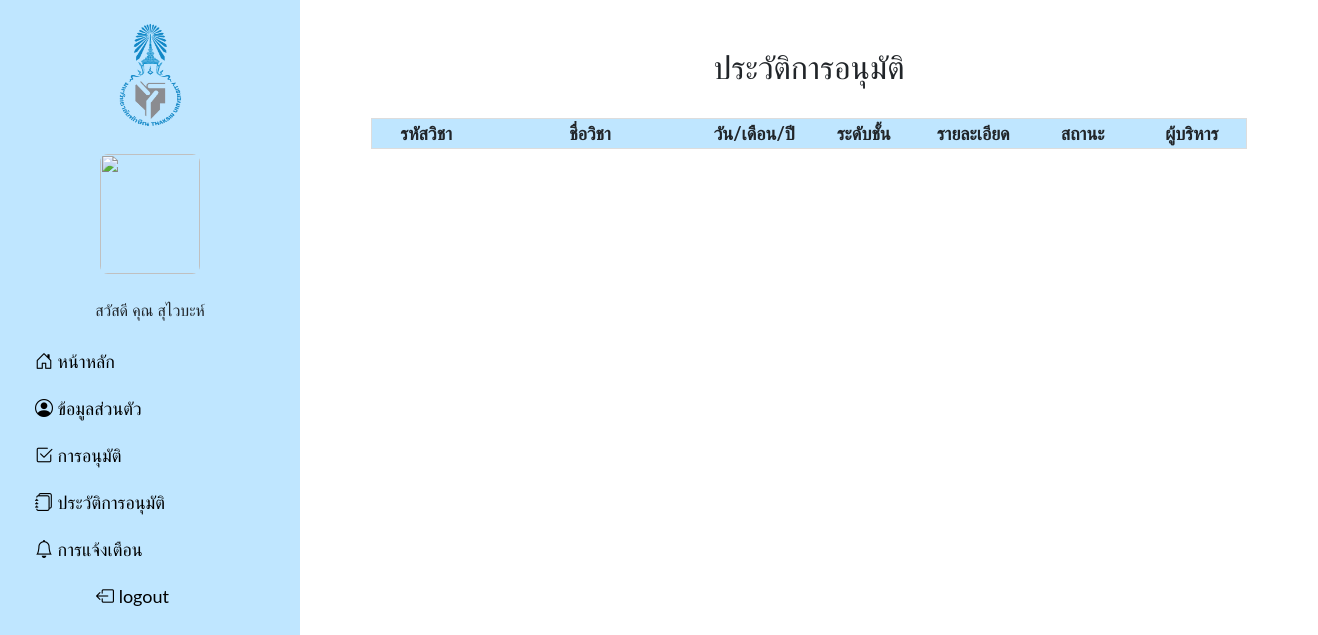
The page /h_history.php (signed in) on the database as committed earlier.
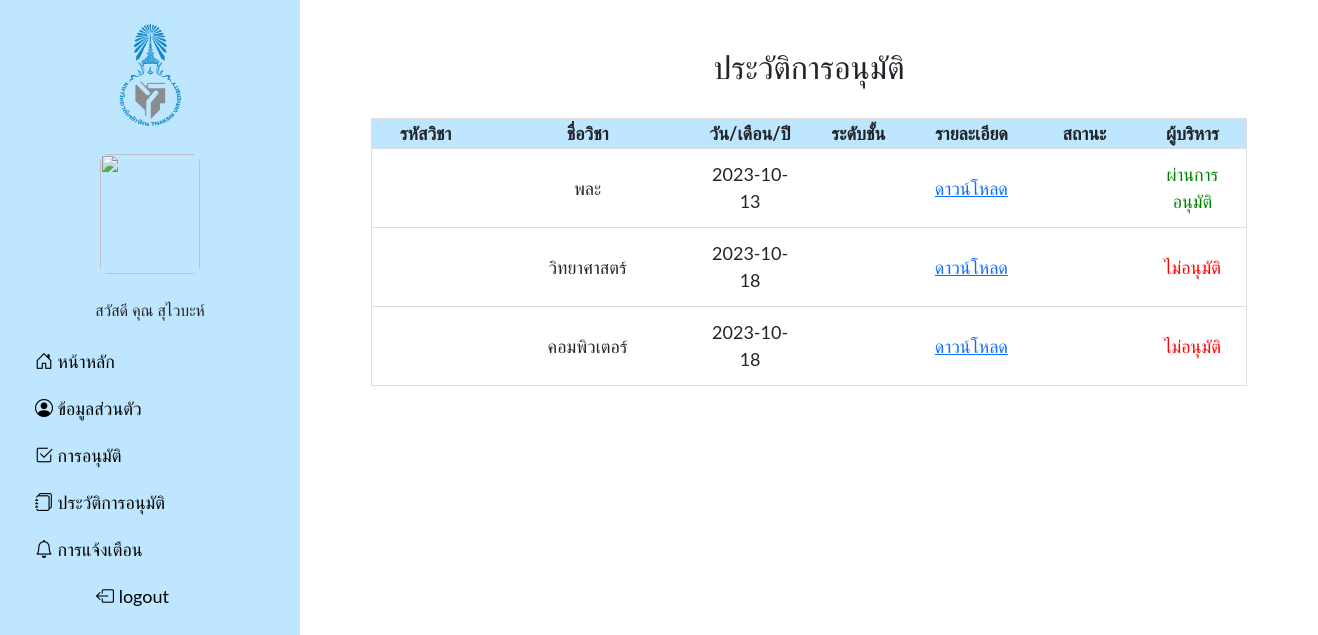
The same page on the database as committed later.
### tables this page shows
CREATE TABLE `tbl_pdf` (
  `tbl_id` int(10) UNSIGNED NOT NULL,
  `subject_id` int(5) NOT NULL,
  `doc_name` varchar(200) NOT NULL COMMENT 'ชื่อวิชา',
  `doc_file` text NOT NULL COMMENT 'ชื่อไฟล์เอกสาร',
  `date` date NOT NULL DEFAULT current_timestamp() COMMENT 'วันที่เพิ่มเอกสาร',
  `course_id` varchar(6) NOT NULL COMMENT 'รหัสวิชา',
  `class_id` varchar(3) NOT NULL COMMENT 'ระดับชั้น',
  `status` varchar(1) NOT NULL,
  `department_id` int(11) NOT NULL,
  `text` text DEFAULT NULL,
  `file` varchar(100) DEFAULT NULL
);

### h_history.php (the view, shortened to what this page needs)
<!DOCTYPE html>
<html lang="en">
<head>
    <?php require_once('import_header.php'); ?>
</head>
<?php include('navbar/headbar.php'); ?>
<body>
    <div class="container">
        <div class="main">
            <center>
                <br><br>
                <h2>ประวัติการอนุมัติ</h2><br>
                <table id="myTable">
                    <tr class="header">
                        <th width="10%">รหัสวิชา</th>
                        <th width="20%">ชื่อวิชา</th>
                        <th width="10%">วัน/เดือน/ปี</th>
                        <th width="10%">ระดับชั้น</th>
                        <th width="10%">รายละเอียด</th>
                        <th width="10%">สถานะ</th>
                        <th width="10%">ผู้บริหาร</th>
                    </tr>
                    <?php
                    require_once 'connect.php';
                    $stmt = $conn->prepare("SELECT tbl_pdf.* , subjects.s_name, coursecode.code_id FROM `tbl_pdf`
                        LEFT JOIN subjects ON tbl_pdf.subject_id = subjects.subject_id
                        LEFT JOIN coursecode ON tbl_pdf.course_id = coursecode.course_id");
                    $stmt->execute();
                    $result = $stmt->fetchAll();
                    foreach ($result as $row) {
                        if ($row['status'] == 2 || $row['status'] == 4 || $row['status'] == 3 || $row['status'] == 5) {
                    ?>
                            <tr>
                                <td><?= $row['course_id'] ?></td>
                                <td><?= $row['doc_name'] ?></td>
                                <td><?= $row['date'] ?></td>
                                <td><?= $row['class_id'] ?></td>
                                <td><a href="downloads/<?php echo $row['doc_file']; ?>" target="_blank">ดาวน์โหลด</a></td>
                                <td><?php
                                    ?></td>
                                <td><?php
                                    if ($row['status'] == 3) {
                                        echo '<span class="green-text">ผ่านการอนุมัติ</span>';
                                    } elseif ($row['status'] == 5) {
                                        echo '<span class="red-text">ไม่อนุมัติ</span>';
                                    } else {
                                        echo "<?= $row[class_id] ?>";
                                    }
                                    ?></td>
                            </tr>
                    <?php
                        }
                    }
                    ?>
                </table>
            </center>
        </div>
    </div>
</body>
</html>

Rows that differ between the two databases and show on the page:
now on this page (row edited): tbl_pdf: doc_name "พละ", date "2023-10-13", status "ผ่านการอนุมัติ"
added tbl_pdf: doc_name "วิทยาศาสตร์", date "2023-10-18", status "ไม่อนุมัติ"
added tbl_pdf: doc_name "คอมพิวเตอร์", date "2023-10-18", status "ไม่อนุมัติ"
